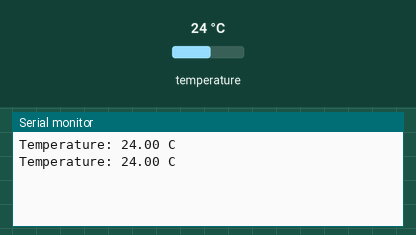
This sketch was run on a simulated Arduino Uno, built with avr-gcc and run on an emulated ATmega328P. Shown: the last lines printed to the serial monitor. The test bench sets the inputs (shaded band); at power-on: temperature 24 °C.

Above: at 4.3 s.
4.4 s: temperature set to 12 °C
At 7.5 s:
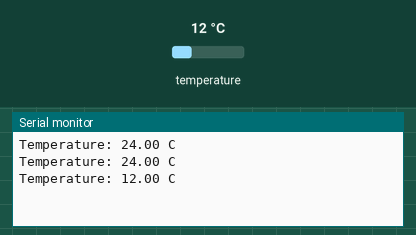
8.1 s: temperature set to 19 °C
At 9.5 s:
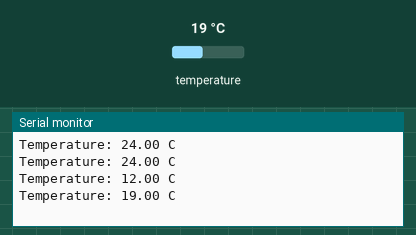
Timing chart, 0 to 11.1 s (numbered marks = the images above; inputs shaded):
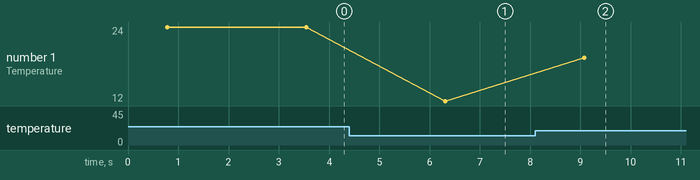

Measured:
- after the input at 4.4 s, the serial monitor: prints a new line after 1.9 s (image 1)
- after the input at 8.1 s, the serial monitor: prints a new line after 0.97 s (image 2)
- plotted number 1: 24 → 12 after the input at 4.4 s, 12 → 19 after the input at 8.1 s

The sketch:

step1.ino
```cpp
#include <OneWire.h>
#include <DallasTemperature.h>

const int SENSOR_PIN = 17;
OneWire oneWire(SENSOR_PIN);
DallasTemperature sensors(&oneWire);

void setup() {
  Serial.begin(115200);
  sensors.begin();
}

void loop() {
  sensors.requestTemperatures();
  float temperature = sensors.getTempCByIndex(0);

  if (temperature == DEVICE_DISCONNECTED_C) {
    Serial.println("Sensor error: check wiring");
  } else {
    Serial.print("Temperature: ");
    Serial.print(temperature);
    Serial.println(" C");
  }

  delay(2000);
}
```
